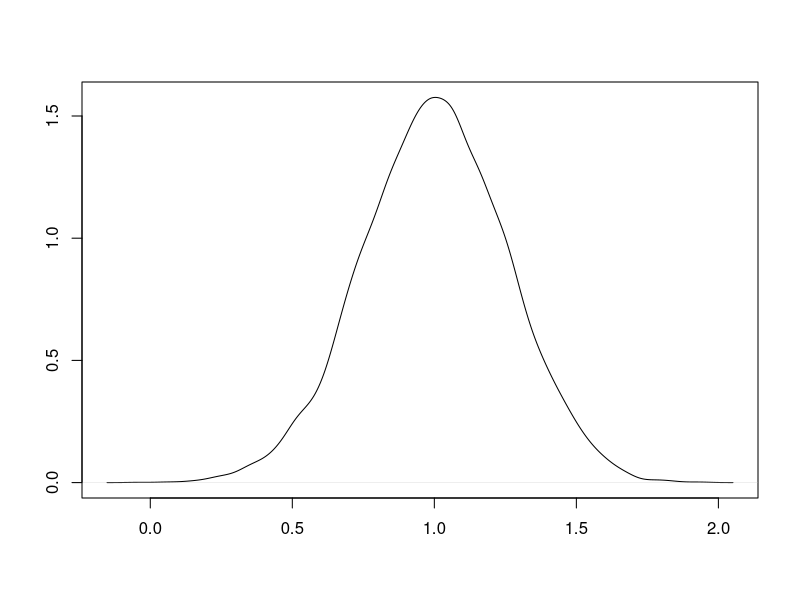
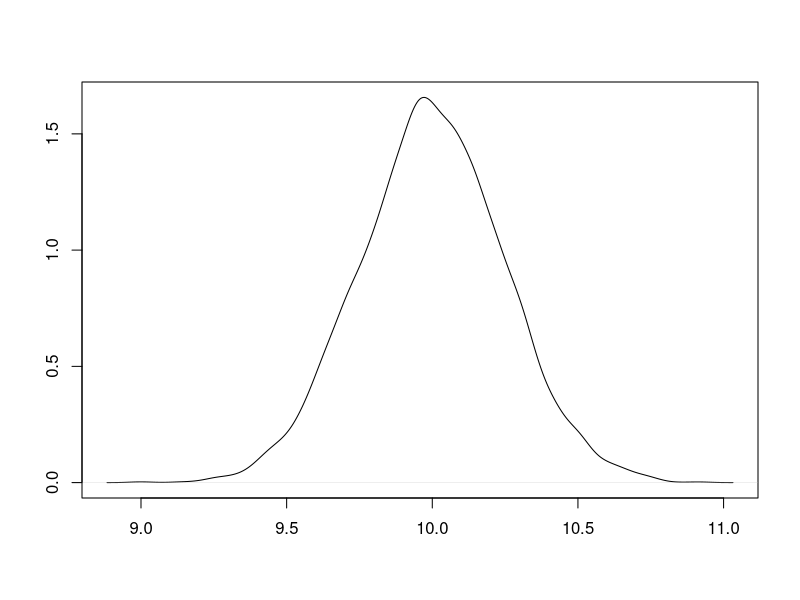
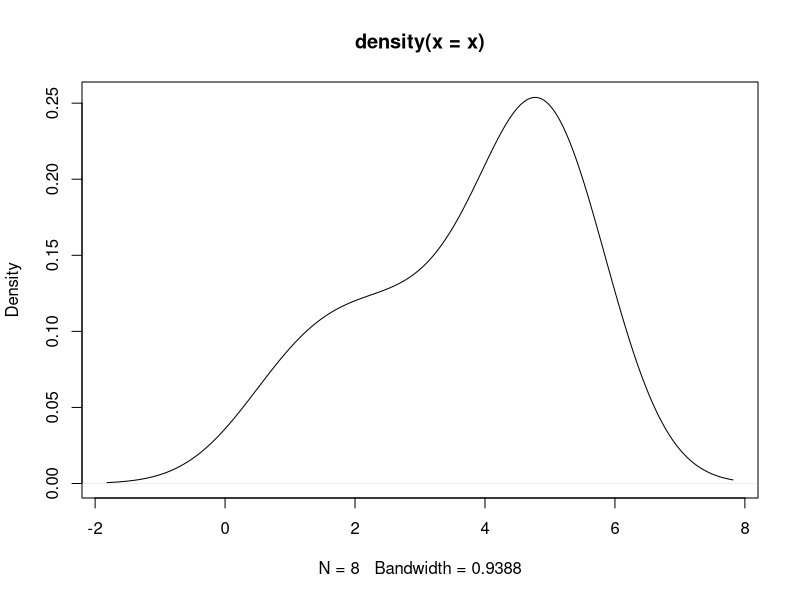

Write the R code that produced these figures, in order.
## ---- chunk 1

x<-rnorm(n=10000, mean=1, sd=.25)
plot(density(x), type='l', main='', ylab='', xlab='')
## ---- chunk 2
z<-rnorm(n=10000, mean=10, sd=.25)
plot(density(z), type='l', main='', ylab='', xlab='')
## ---- chunk 3

x <- c(1, 2, 3, 4, 5, 5, 5, 5)
plot(density(x), type = 'l')
## ---- chunk 4
name <- "madeline"
## ---- chunk 5
print("Join the riot")
## ---- chunk 6
print("Print")
## ---- chunk 7
print("Potatos have no bones")
